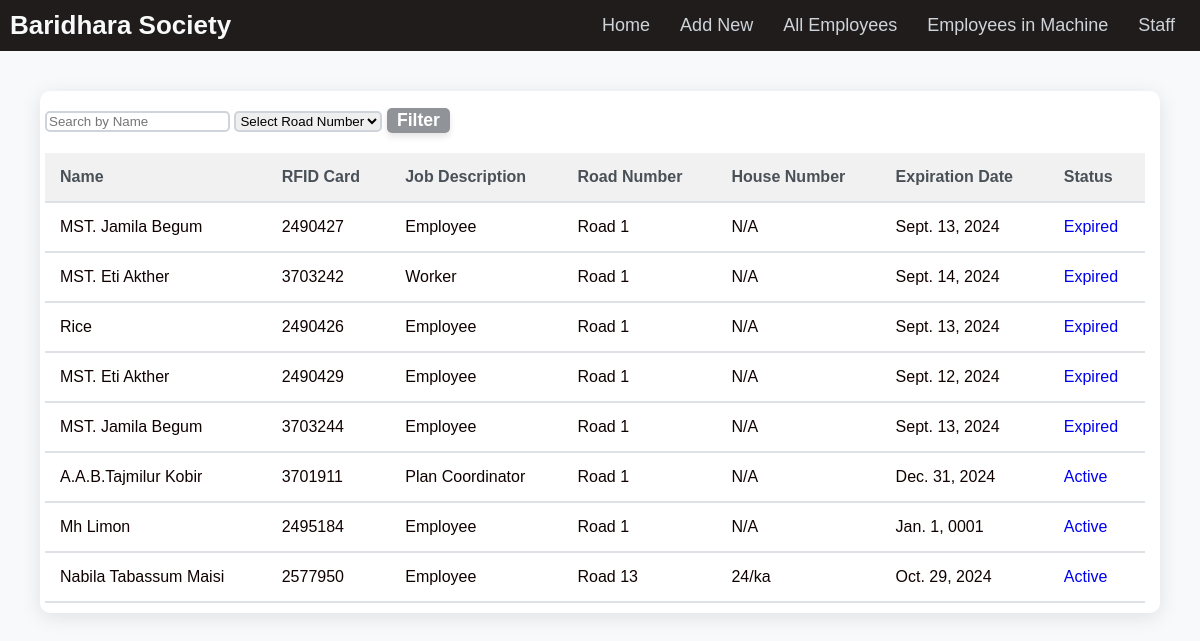
The app's page /employees/, older data.
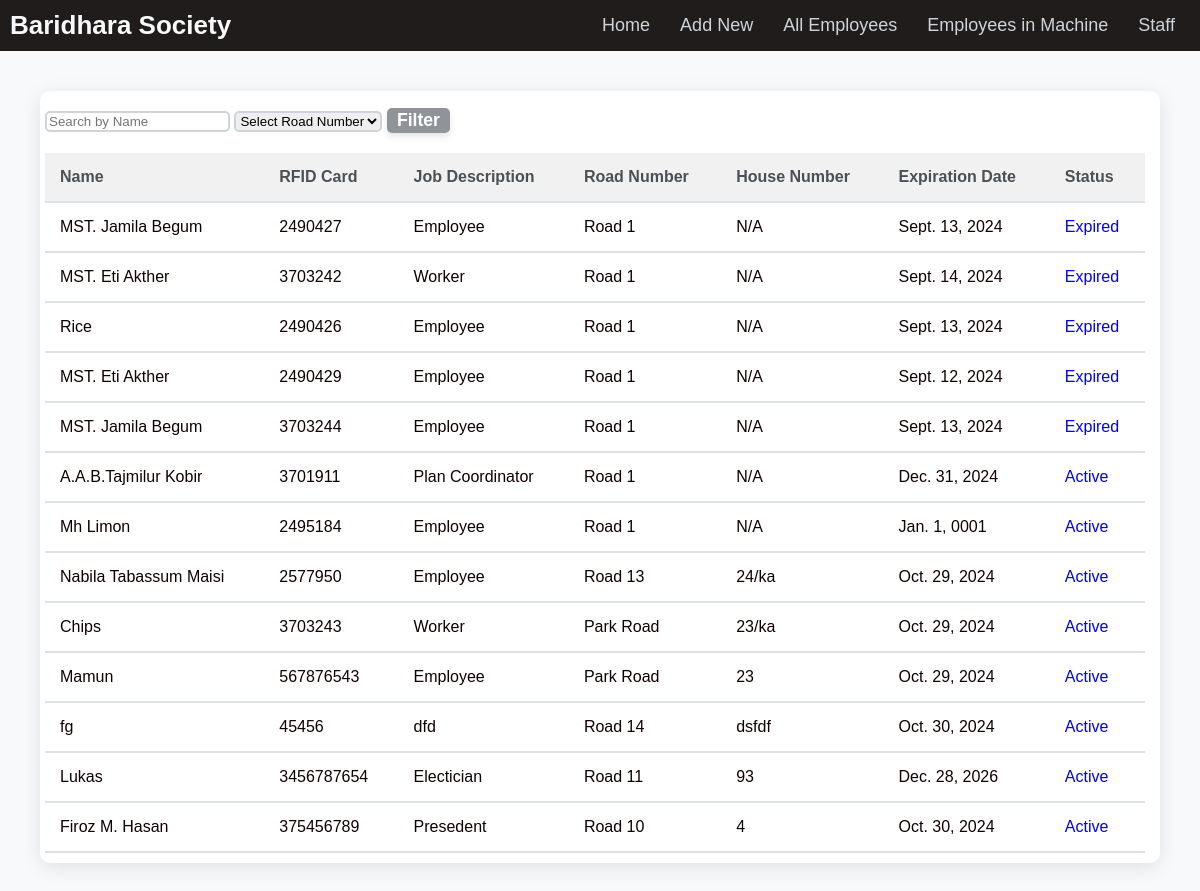
The same page, newer data.
### employees/models.py (models this page shows, shortened)
class Employee(models.Model):
    ROAD_CHOICES = [(f"Road {i}", f"Road {i}") for i in range(1, 15)] + [
        ("UN Road", "UN Road"),
        ("Park Road", "Park Road")
    ]
    name = models.CharField(max_length=100)
    rfid_card = models.BigIntegerField(unique=True)
    job_description = models.CharField(max_length=100)
    road_number = models.CharField(max_length=10, choices=ROAD_CHOICES)  # Dropdown for road numbers
    house_number = models.CharField(max_length=10)  # Text field for house number
    expire_date = models.DateField()
    is_active = models.BooleanField(default=True)
    added_to_machine = models.BooleanField(default=False)
    added_at = models.DateTimeField(auto_now_add=True)
    updated_at = models.DateTimeField(auto_now=True)

### employees/views.py (the view)
# urls.py: path('employees/', employee_views.employee_list_view, name='employee_list'),
def employee_list_view(request):
    employees = Employee.objects.all()
    return render(request, 'employees/employee_list.html', {'employees': employees})

### templates/employees/employee_list.html (shortened to what this page needs)
{% extends "employees/base.html" %}
{% load static %}
{% block css %}
    <link rel="stylesheet" href="{% static 'css/employee_list.css' %}">
{% endblock %}
{% block content %}
    <div class="container">
        <form method="GET" class="mb-3 d-flex justify-content-end">
            <div class="input-group">
                <input type="text" name="search" class="form-control" placeholder="Search by Name" value="{{ search_term }}" aria-label="Search by Name">
                <select name="road_number" class="form-select mx-2" aria-label="Select Road Number">
                    <option value="">Select Road Number</option>
                </select>
                <button type="submit" class="btn btn-primary">Filter</button>
            </div>
        </form>
        <table class="table table-bordered">
            <thead>
                <tr>
                    <th>Name</th>
                    <th>RFID Card</th>
                    <th>Job Description</th>
                    <th>Road Number</th>
                    <th>House Number</th>
                    <th>Expiration Date</th>
                    <th>Status</th>
                </tr>
            </thead>
            <tbody>
                {% for employee in employees %}
                <tr>
                    <td>{{ employee.name }}</td>
                    <td>{{ employee.rfid_card }}</td>
                    <td>{{ employee.job_description }}</td>
                    <td>{{ employee.road_number }}</td>
                    <td>{{ employee.house_number }}</td>
                    <td>{{ employee.expire_date }}</td>
                    <td>
                        <a class="hyp_text" href="/employee/{{ employee.rfid_card }}">
                            {% if employee.is_active %}
                                Active
                            {% else %}
                                Expired
                            {% endif %}
                        </a>
                    </td>
                </tr>
                {% endfor %}
            </tbody>
        </table>
    </div>
{% endblock %}

### templates/employees/base.html (shortened to what this page needs)
<!DOCTYPE html>
<html lang="en">
<head>
    {% load static %}
    {% block css %}{% endblock %}
</head>
<body>
    {% include 'employees/nav.html' %}
    {% block content %}{% endblock %}
</body>
</html>

### templates/employees/nav.html (shortened to what this page needs)
{% load static %}
<!DOCTYPE html>
<html lang="en">
<head>
  <link rel="stylesheet" href="{% static 'css/nav.css' %}">
</head>
<body>
<nav class="navbar">
    <div class="navbar-container">
        <a href="/" class="navbar-brand"> Baridhara Society</a>
        <ul class="navbar-menu">
            <li><a href="/">Home</a></li>
            <li><a href="/employees/new/">Add New</a></li>
            <li><a href="/employees/">All Employees</a></li>
            <li><a href="/user_list/">Employees in Machine</a></li>
            <li><a href="/staff/">Staff</a></li>
        </ul>
    </div>
</nav>
</body>
</html>

### static/css/employee_list.css (style rules this page uses)
body { font-family: 'Arial', sans-serif; background-color: #e9ecef; color: #343a40; }
.container { max-width: 1100px; margin: 40px auto; padding-right: 15px; padding-bottom: 10px; padding-left: 5px; background-color: #ffffff; border-radius: 10px; box-shadow: 0 4px 20px rgba(0, 0, 0, 0.1); }
.input-group .form-control, .input-group .form-select { border: 2px solid #ced4da; border-radius: 5px; transition: border-color 0.3s, box-shadow 0.3s; margin-top: 20px; }
.btn { background-color: #909398; color: white; border: none; border-radius: 5px; padding-right: 10px; padding-left: 10px; padding-top: 2px; padding-bottom: 2px; font-size: 1.1em; font-weight: bold; cursor: pointer; transition: background-color 0.3s ease, transform 0.2s ease, box-shadow 0.3s ease; box-shadow: 0 4px 6px rgba(0, 0, 0, 0.1); }
.table { width: 100%; margin-top: 20px; border-collapse: collapse; }
.table th, .table td { padding: 15px; text-align: left; border-bottom: 2px solid #dee2e6; transition: background-color 0.3s; }
.table th { background-color: #f1f1f1; color: #495057; font-weight: bold; }
.hyp_text { text-decoration: none; }

### static/css/nav.css (style rules this page uses)
body { font-family: Arial, sans-serif; margin: 0; padding: 0; box-sizing: border-box; background-color: #f8f9fa; color: #100101; }
.navbar { background-color: #201c1c; color: #f0f0f5; padding: 10px 10px; position: relative; z-index: 10; transition: background-color 0.5s; }
.navbar-container { display: flex; align-items: center; justify-content: space-between; max-width: 1200px; margin: 0 auto; }
.navbar-brand { color: #f8f9fa; font-size: 26px; text-decoration: none; font-weight: bold; transition: color 0.3s; }
.navbar-menu { list-style: none; margin: 0; padding: 0; display: flex; align-items: center; }
.navbar-menu li { margin: 0 15px; }
.navbar-menu a { color: #ced4da; text-decoration: none; font-size: 18px; position: relative; padding: 5px 0; transition: color 0.3s ease, transform 0.3s ease; }
.navbar-menu a::after { content: ''; position: absolute; width: 0; height: 2px; background-color: #fff; left: 50%; bottom: -2px; transition: all 0.3s ease; transform: translateX(-50%); }

Row changes from the older to the newer data that the page shows:
added Employee: name "Chips", rfid_card "3703243", job_description "Worker", road_number "Park Road", house_number "23/ka", expire_date "Oct. 29, 2024", is_active "Active"
added Employee: name "Mamun", rfid_card "567876543", job_description "Employee", road_number "Park Road", house_number "23", expire_date "Oct. 29, 2024", is_active "Active"
added Employee: name "fg", rfid_card "45456", job_description "dfd", road_number "Road 14", house_number "dsfdf", expire_date "Oct. 30, 2024", is_active "Active"
added Employee: name "Lukas", rfid_card "3456787654", job_description "Electician", road_number "Road 11", house_number "93", expire_date "Dec. 28, 2026", is_active "Active"
added Employee: name "Firoz M. Hasan", rfid_card "375456789", job_description "Presedent", road_number "Road 10", house_number "4", expire_date "Oct. 30, 2024", is_active "Active"
